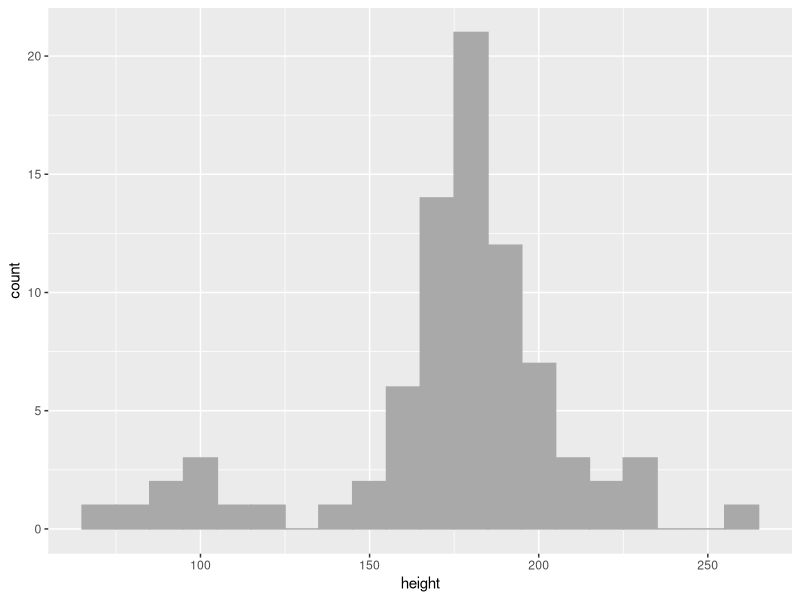
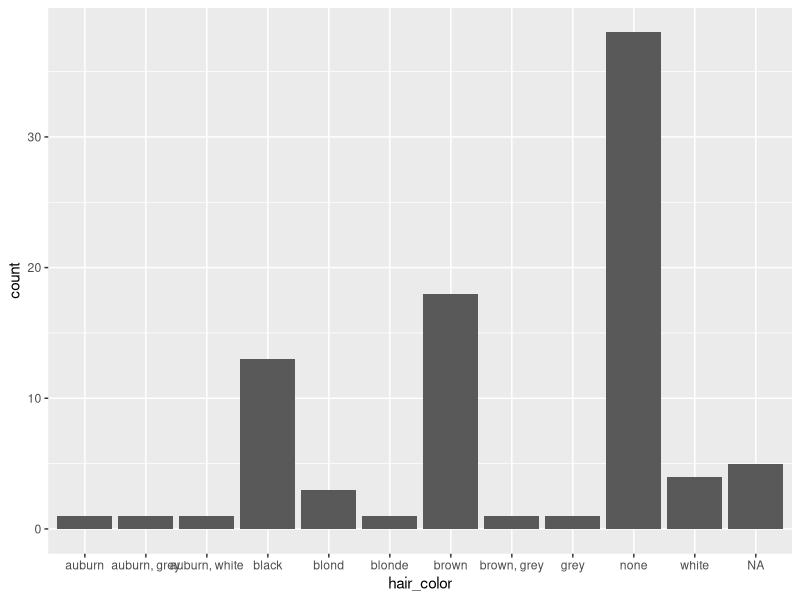
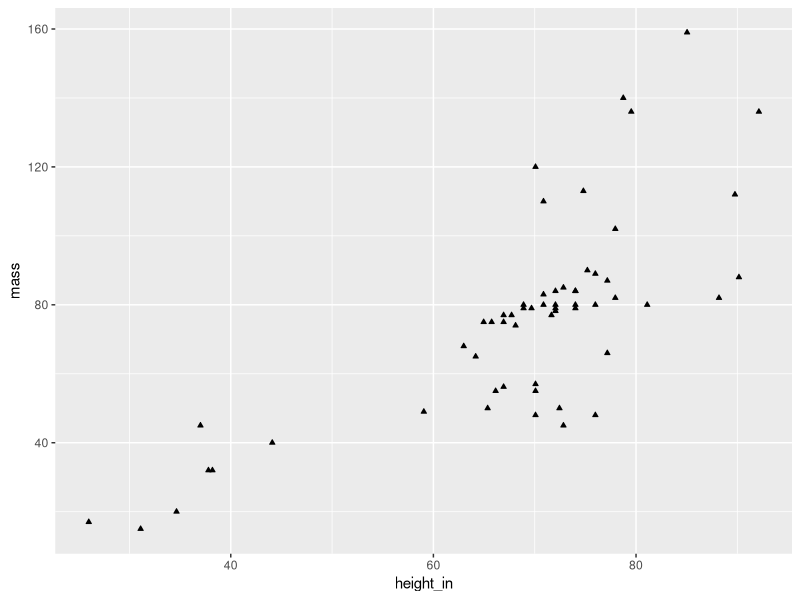
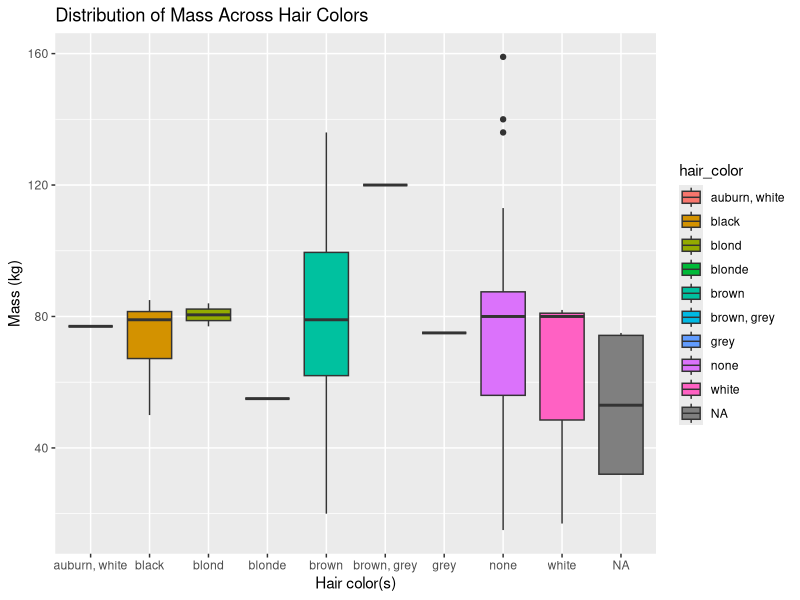

The R source for these figures, in order: (Note: this script raises an error after producing the figures.)
library(tidyverse)

## Create your goal tibble to replicate

# Run this line to see what your end product should look like
sw.wrangled.goal <- read_csv("sw-wrangled.csv") %>% 
  mutate(across(c(hair, gender, species, homeworld), factor)) # this is a quick-and-dirty fix to account for odd importing behavior

# View in console
sw.wrangled.goal 

# Examine the structure of the df and take note of data types
# Look closely at factors (you may need another function to do so) to see their levels
str(sw.wrangled.goal) 



## Use the built-in starwars dataset to replicate the tibble above in a tbl called sw.wrangled
# If you get stuck, use comments to "hold space" for where you know code needs to go to achieve a goal you're not sure how to execute
####assignment 8
head(starwars)
sw_wrangled <- starwars %>%
  mutate(first_name = word(name, 1),  
         last_name = word(name, 2),   
         initials = paste0(substr(first_name, 1, 1), substr(last_name, 1, 1)),
         height_in = height / 2.54,  
         gender = substr(gender, 1, 1), 
         brown_hair = ifelse(hair_color == "brown", TRUE, FALSE)) %>%
  select(first_name, last_name, initials, height_in, height, mass, hair_color, gender, species, homeworld, brown_hair)

sw_wrangled


## Check that your sw.wrangled df is identical to the goal df
# Use any returned information about mismatches to adjust your code as needed
all.equal(sw.wrangled.goal, sw.wrangled.goal)

#Assignment 11 
library(ggplot2)
plot1 <- ggplot(data=sw_wrangled, aes(x=height)) + 
  geom_histogram(binwidth=10, fill="darkgrey", color="darkgrey")+ 
  NULL 
plot1

#In creating plot2, i try to use the reorder function to make the bar plot in 
#descending order, however it does not seem to work. In the graph below, it is 
#not in descending order. 
plot2 <- ggplot(data = sw_wrangled, aes(x = hair_color)) +
  geom_bar() + 
  NULL 
plot2


sw_wrangled1 <- sw_wrangled %>%
  filter(mass < 1000)
plot3 <- ggplot(data = sw_wrangled1, aes(x = height_in, y=mass)) +
  geom_point(shape = 24, fill="black", size=1) + 
  NULL 
plot3


#Assignment 12 
plot4 <- ggplot(sw_wrangled1, aes(x = hair_color, y = mass, fill = hair_color)) + 
  geom_boxplot() + 
  labs(x = "Hair color(s)", y = "Mass (kg)", title = "Distribution of Mass Across Hair Colors") +
  NULL
plot4

#I am not sure why in this plot the na.rm function does not work in removing the NA function 
plot5 <- ggplot(sw_wrangled, aes(x = mass, y = height_in)) + 
  geom_point() + 
  geom_smooth(method = lm) + 
  facet_wrap(~brown_hair, na.rm = TRUE, labeller = labeller(brown_hair = c(`TRUE` = "Has brown hair", `FALSE` = "No brown hair"))) + 
  labs(x = "Mass", y = "Height in") +
  NULL
plot5

#I am not sure as well why within this function na.rm does not work... 
#should I clean the dataset before the plot, or there is something that I can do 
#within ggplot to remove missing value? 
plot6 <- ggplot(sw_wrangled, aes(x = substr(first_name, 1, 1), fill = gender, na.rm=TRUE)) + 
  geom_bar() + 
  coord_flip() + 
  labs(x = "Species first letter", y = "Count") +
  NULL
plot6
